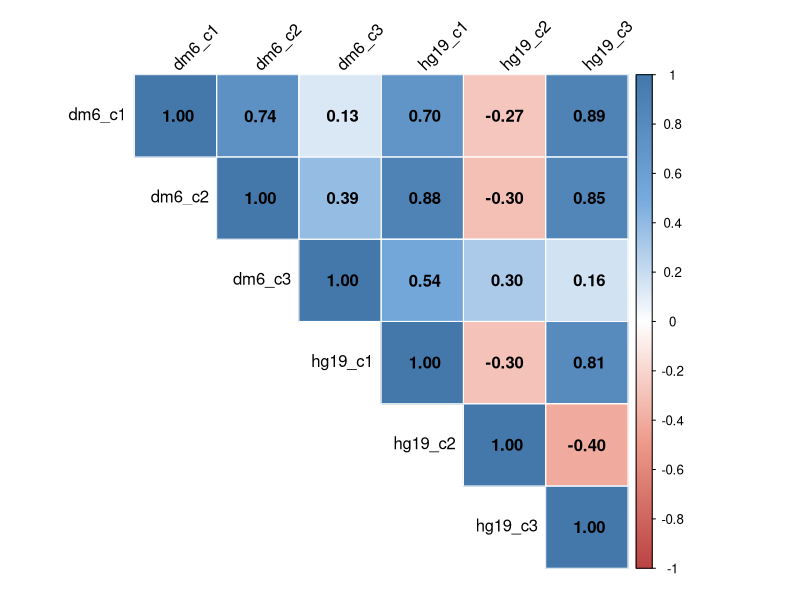

This chart was generated by the following R code:
r=51:91
dm6_c1= read.table("dm6_c1_atac_enr.txt")[r,2]
dm6_c2= read.table("dm6_c2_atac_enr.txt")[r,2]
dm6_c3= read.table("dm6_c3_atac_enr.txt")[r,2]
hg19_c1=read.table("hg19_c1_atac_enr.txt")[r,2]
hg19_c2=read.table("hg19_c2_atac_enr.txt")[r,2]
hg19_c3=read.table("hg19_c3_atac_enr.txt")[r,2]

all=cbind(dm6_c1,dm6_c2,dm6_c3,hg19_c1,hg19_c2,hg19_c3)
M=cor(all,all)

library(corrplot)
pdf(file="atac_correlation_plot.pdf")
col <- colorRampPalette(c("#BB4444", "#EE9988", "#FFFFFF",
    "#77AADD", "#4477AA"))
corrplot(M, method="color", col=col(200), type="upper", diag=T,
    tl.col="black", tl.srt=45, addCoef.col = "black",
    addgrid.col="white", mar=c(1,1,1,1))
dev.off()

